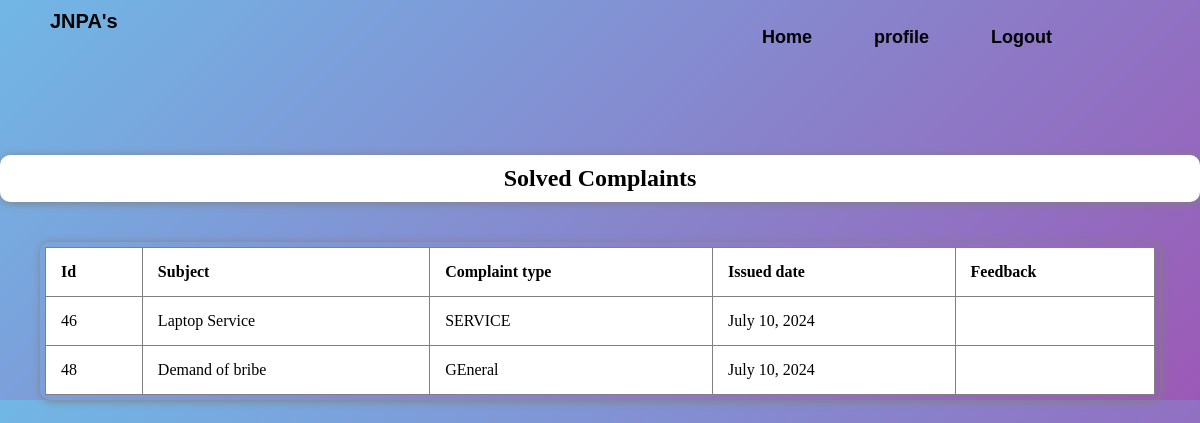
The page /solvedcom/ (signed in) on the database its author committed.
### home/models.py (models this page shows)
class allComplaint(models.Model):
    user = models.ForeignKey(User,on_delete=models.CASCADE,null=True,blank=True)
    status=models.IntegerField(choices=ORDERSTATUS,default=1)
    Subject=models.CharField(max_length=200,blank=False,null=True)
    Type_of_complaint=models.CharField(null=True,max_length=200)
    Description=models.TextField(max_length=4000,blank=False,null=True)
    Time = models.DateField(auto_now=True)

### home/views.py (the view)
# urls.py: path('solvedcom/', views.solvedcom, name='solvedcom'),
def solvedcom(request):
    orderstatus =2
    data = allComplaint.objects.filter(status=orderstatus)
    return render(request,'solvedcom.html',locals())

### templates/solvedcom.html (shortened to what this page needs)
{% extends 'navigation.html' %}
{% block body%}
<!DOCTYPE html>
<html lang="en">
<head>
    {% load static %}
    <link rel="stylesheet" href="{% static 'solvedcom.css' %}">
    <link rel="stylesheet" href="{% static 'home.css' %}">
</head>
<body>
    <div class="title">
        <h2> Solved Complaints</h2>
    </div>
    <div class="tab">
        <table>
            <tr>
              <th>Id</th>
              <th>Subject</th>
              <th>Complaint type</th>
              <th>Issued date</th>
              <th>Feedback</th>
            </tr>
            {% for i in data %}
            <tr>
              <td>{{i.id}}</td>
              <td>{{i.Subject}}</td>
              <td>{{i.Type_of_complaint}}</td>
              <td>{{i.Time}}</td>
              <td>{{i.Feedback}}</td>
            </tr>
            {% endfor %}
    </div>
</body>
</html>{%endblock body%}

### static/home.css (style rules this page uses)
* { margin: 0; padding: 0; }
body { background: yellow,green; }

### static/solvedcom.css (style rules this page uses)
.title { font-size: 16px; font-family: 'serif,Times New Roman'; text-align: center; padding: 10px; border-radius: 10px ; box-shadow: 1px 1px 8px 0 grey; margin-top: 80px; background-color: white; }
body { background: linear-gradient(135deg, #71b7e6, #9b59b6); }
.tab { padding: 5px; border-radius: 10px; border-color: white; box-shadow: 1px 1px 8px 0 grey; margin-top: 40px; margin-left: 40px; margin-right: 40px; }
table, td, th { border: 1px solid grey; text-align: left; color: black; background-color: white; }
table { border-collapse: collapse; width: 100%; }
th, td { padding: 15px; }

### rows shown on the page
allComplaint: id "46", Subject "Laptop Service", Type_of_complaint "SERVICE", Time "July 10, 2024"
allComplaint: id "48", Subject "Demand of bribe", Type_of_complaint "GEneral", Time "July 10, 2024"
